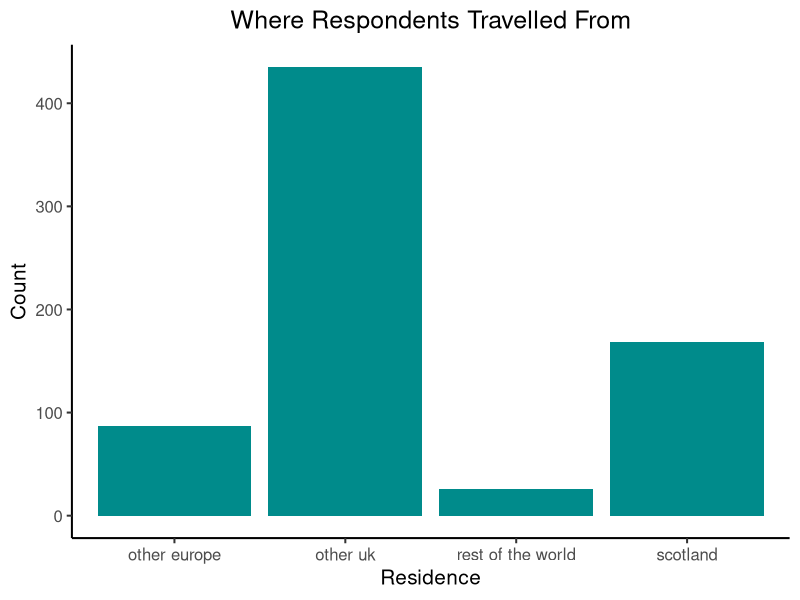
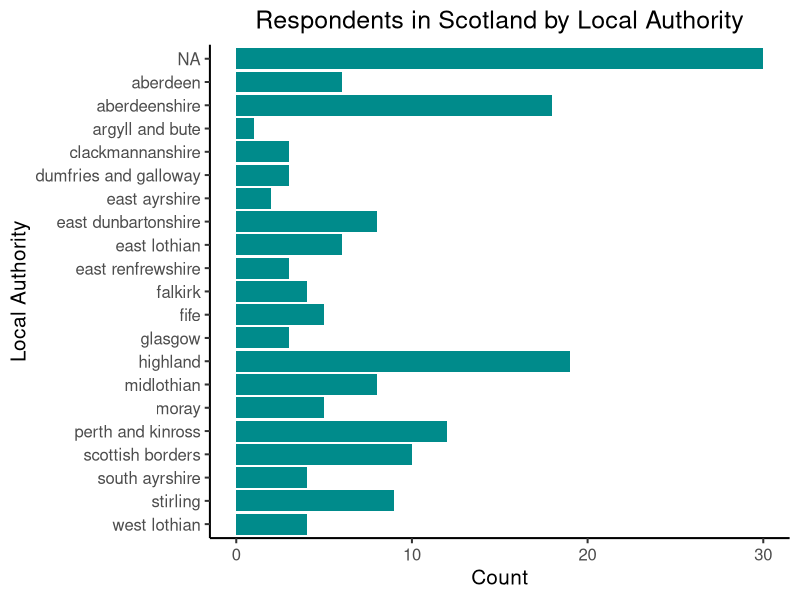
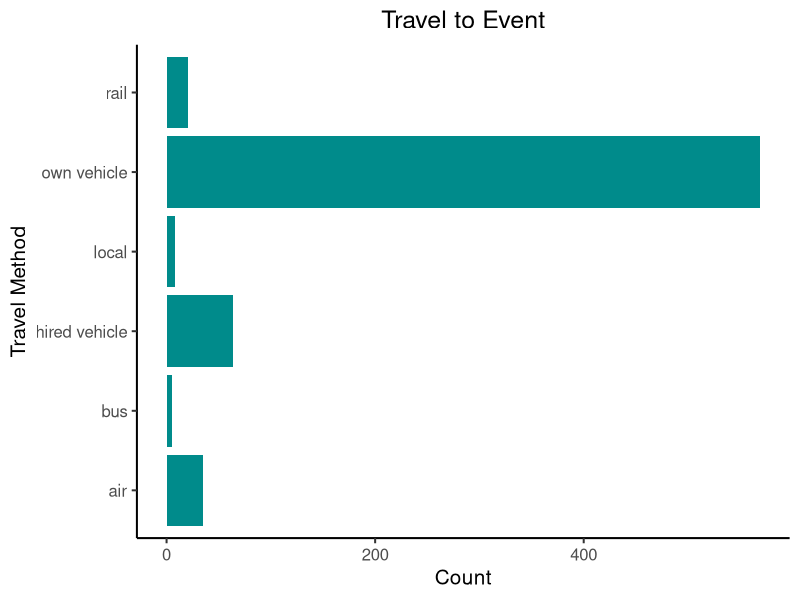
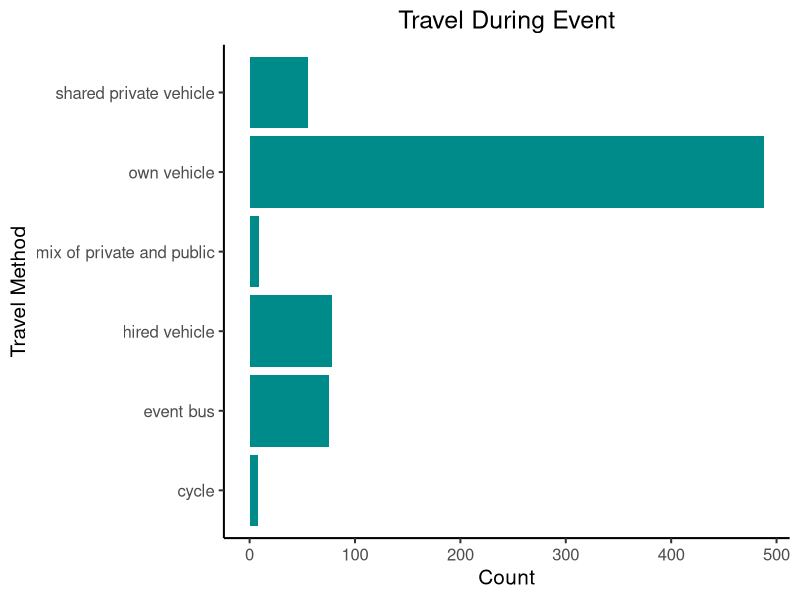
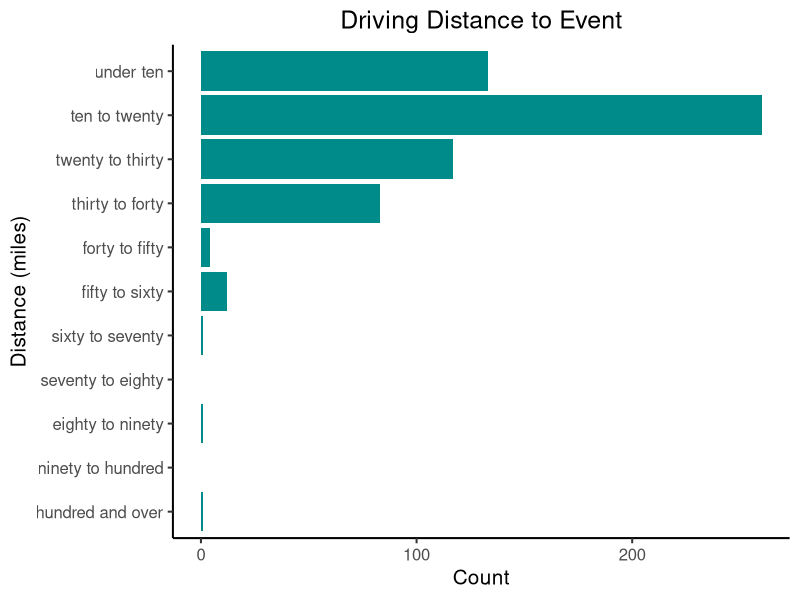
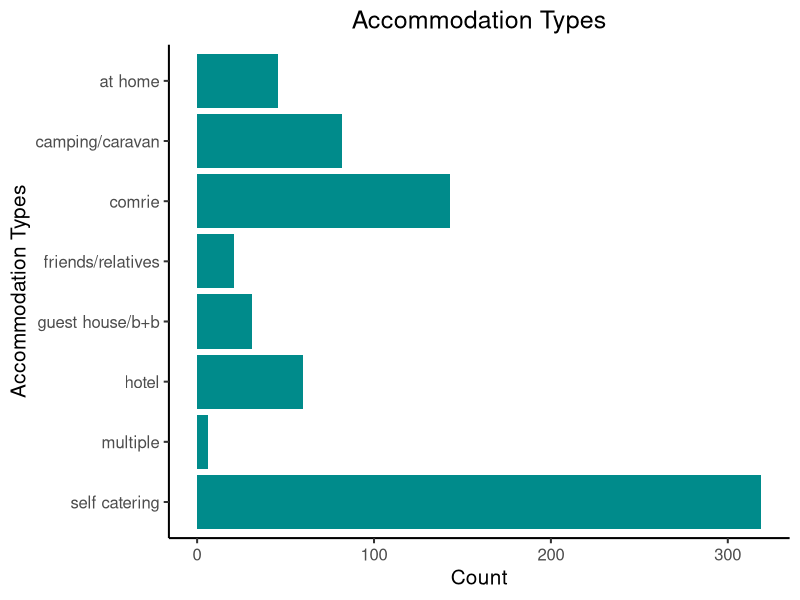
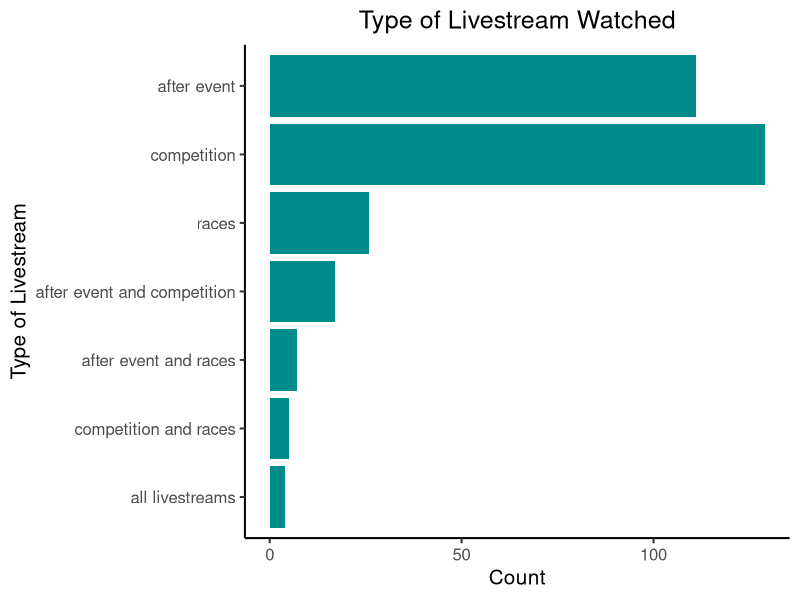
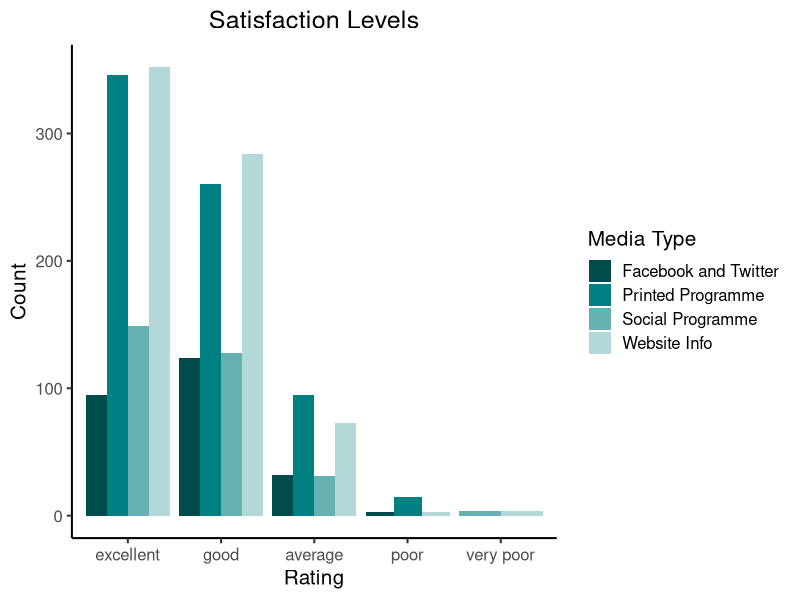

The R script that drew these images, in order:
## ---- chunk 1
knitr::opts_chunk$set(echo = FALSE)
library(tidyverse)
livestream_data <- read_csv("data/synthesised_livestream.csv")
survey_data <- read_csv("data/clean_survey_data.csv")
location_data <- read_csv("data/location_distance_count.csv")
rating_data <- read_csv("data/rating_data.csv")
## ---- chunk 2
# positioning graphs side by side 
survey_data %>% 
  select(residence) %>% 
  count(residence, sort = TRUE) %>% 
  ggplot() +
  geom_col(aes(x = residence, y = n), fill = "#008b8b") +
  labs(
    title = "Where Respondents Travelled From",
    x = "Residence",
    y = "Count"
  ) +
 theme_classic(base_size = 15) +
  theme(plot.title = element_text(hjust = 0.5))
local_authority_vector <- c("aberdeen", "aberdeenshire", "angus", "argyll and bute", "city of edinburgh", "comhairle nan eilean siar", "clackmannanshire", "dumfries and galloway", "dundee", "east ayrshire", "east dunbartonshire", "east lothian", "east renfrewshire", "falkirk", "fife", "glasgow", "highland", "inverclyde", "midlothian", "moray", "north ayrshire", "north lanarkshire", "orkney", "perth and kinross", "scottish borders", "shetland islands", "south ayrshire", "south lanarkshire", "stirling", "west dunbartonshire", "west lothian", "unknown")
local_authority_vector_rev <- rev(local_authority_vector)
survey_data %>% 
 filter(residence == "scotland") %>% 
  filter(local_authority != "unknown") %>% 
  count(local_authority, sort = TRUE) %>% 
    mutate(name = factor(local_authority, levels = local_authority_vector_rev)) %>%
  ggplot() +
  geom_col(aes(x = name, y = n), fill = "#008b8b") +
  coord_flip() +
  labs(title = "Respondents in Scotland by Local Authority",
       x = "Local Authority", y = "Count") +
  theme_classic(base_size = 15) +
   theme(plot.title = element_text(hjust = 0.5))
## ---- chunk 3
survey_data %>% 
  count(travel_method, sort = TRUE) %>% 
  filter(n >= 5) %>% 
  ggplot() +
  geom_col(aes(x = travel_method, y = n), fill = "#008b8b") +
  coord_flip() +
  labs(title = "Travel to Event",
       x = "Travel Method",
       y = "Count") +
  theme_classic(base_size = 15) +
  theme(plot.title = element_text(hjust = 0.5))
survey_data %>% 
  count(event_travel, sort = TRUE) %>% 
  filter(n >= 5) %>% 
  ggplot() +
  geom_col(aes(x = event_travel, y = n),fill = "#008b8b") +
  coord_flip() +
  labs(title = "Travel During Event",
       x = "Travel Method",
       y = "Count") +
  theme_classic(base_size = 15) +
  theme(plot.title = element_text(hjust = 0.5)) 
## ---- chunk 4
# splitting distances gained from the google map distance API into categories
hundred_and_over <- location_data %>% 
  arrange(desc(miles)) %>% 
  filter(miles >= 100) %>% 
  nrow()

ninety_to_hundred <- location_data %>% 
  arrange(desc(miles)) %>% 
  filter(miles >= 90 & miles < 100) %>% 
  nrow()

eighty_to_ninety <- location_data %>% 
  arrange(desc(miles)) %>% 
  filter(miles >= 80 & miles < 90) %>% 
  nrow()

seventy_to_eighty <- location_data %>% 
  arrange(desc(miles)) %>% 
  filter(miles >= 70 & miles < 80) %>% 
  nrow()

sixty_to_seventy <- location_data %>% 
  arrange(desc(miles)) %>% 
  filter(miles >= 60 & miles < 70) %>% 
  nrow()

fifty_to_sixty <- location_data %>% 
  arrange(desc(miles)) %>% 
  filter(miles >= 50 & miles < 60) %>% 
  nrow()

forty_to_fifty <- location_data %>% 
  arrange(desc(miles)) %>% 
  filter(miles >= 40 & miles < 50) %>% 
  nrow()

thirty_to_forty <- location_data %>% 
  arrange(desc(miles)) %>% 
  filter(miles >= 30 & miles < 40) %>% 
  nrow()

twenty_to_thirty <- location_data %>% 
  arrange(desc(miles)) %>% 
  filter(miles >= 20 & miles < 30) %>% 
  nrow()

ten_to_twenty <- location_data %>% 
  arrange(desc(miles)) %>% 
  filter(miles >= 10 & miles < 20) %>% 
  nrow()

under_ten <- location_data %>% 
  arrange(desc(miles)) %>% 
  filter(miles >= 1 & miles < 10) %>% 
  nrow()
# reversing factor levels as graph will be rotated
distance_levels <- rev(c("under ten", "ten to twenty", "twenty to thirty", "thirty to forty", "forty to fifty", "fifty to sixty", "sixty to seventy", "seventy to eighty", "eighty to ninety", "ninety to hundred", "hundred and over"))
location_distance_tibble <- tibble(under_ten, ten_to_twenty, twenty_to_thirty, thirty_to_forty, forty_to_fifty, fifty_to_sixty, sixty_to_seventy, seventy_to_eighty, eighty_to_ninety, ninety_to_hundred, hundred_and_over) %>% 
  pivot_longer(cols = (under_ten: hundred_and_over), 
               names_to = "number_that_stayed",
               values_to = "count") %>% 
 mutate_all(str_replace_all, "_", " ") %>%
  mutate(name = factor(number_that_stayed, (levels = distance_levels))) %>% 
  mutate(count = as.numeric(count)) %>% 
   ggplot() +
  geom_col(aes(x = name, y = count),fill = "#008b8b") +
  coord_flip() +
  theme_classic(base_size = 15) +
  theme(plot.title = element_text(hjust = 0.5)) +
  labs(
    title = "Driving Distance to Event",
    x = "Distance (miles)",
    y = "Count"
  ) 
location_distance_tibble
## ---- chunk 5
survey_data %>% 
  count(accommodation_type, sort = TRUE) %>% 
  filter(n > 5) %>% 
  mutate(name = factor(accommodation_type, levels = c("self catering", "multiple", "hotel", "hostel", "guest house/b+b", "friends/relatives", "comrie", "camping/caravan", "at home"))) %>% 
ggplot() +
  geom_col(aes(x = name, y = n),fill = "#008b8b") +
 coord_flip() +
  labs(title = "Accommodation Types",
    x = "Accommodation Types",
      y = "Count") +
  theme_classic(base_size = 15) +
  theme(plot.title = element_text(hjust = 0.5)) 
  
## ---- chunk 6
# sorting the livestream responses into categories depending on which type(s) of the livestream they interacted with
all_livestreams <- livestream_data %>% 
  filter(livestream_after_event == "1") %>% 
  filter(livestream_competition == "1") %>% 
  filter(livestream_races == "1") %>% 
  nrow()
after_event_and_competition <- livestream_data %>% 
  filter(livestream_after_event == "1") %>% 
  filter(livestream_competition == "1") %>% 
  filter(is.na(livestream_races)) %>% 
  nrow()
after_event_and_races <- livestream_data %>% 
  filter(livestream_after_event == "1") %>% 
  filter(livestream_races == "1") %>% 
  filter(is.na(livestream_competition)) %>% 
  nrow()
competition_and_races <- livestream_data %>% 
  filter(livestream_competition == "1") %>% 
  filter(livestream_races == "1") %>% 
  filter(is.na(livestream_after_event)) %>% 
  nrow()
races <- livestream_data %>% 
  filter(is.na(livestream_after_event)) %>% 
  filter(livestream_races == "1") %>% 
  filter(is.na(livestream_competition)) %>% 
  nrow()
after_event <- livestream_data %>% 
  filter(is.na(livestream_races)) %>% 
  filter(livestream_after_event == "1") %>% 
  filter(is.na(livestream_competition)) %>% 
  nrow()
competition <- livestream_data %>% 
  filter(is.na(livestream_after_event)) %>% 
  filter(livestream_competition == "1") %>% 
  filter(is.na(livestream_races)) %>% 
  nrow()

# graph showing the types of livestream watched 
livestream_tibble <- tibble(races, after_event, competition, competition_and_races, after_event_and_races, after_event_and_competition, all_livestreams) %>% 
  pivot_longer(cols = (races: all_livestreams), 
               names_to = "watched_livestream",
               values_to = "count") %>% 
  mutate_all(str_replace_all,"_", " ") %>%
  mutate(name = factor(watched_livestream, (levels = c("all livestreams", "competition and races", "after event and races", "after event and competition", "races", "competition", "after event")))) %>% 
  mutate(count = as.numeric(count)) %>% 
   ggplot() +
  geom_col(aes(x = name, y = count),fill = "#008b8b") +
  coord_flip() +
  theme_classic(base_size = 15) +
  theme(plot.title = element_text(hjust = 0.5)) +
  labs(
    title = "Type of Livestream Watched",
    x = "Type of Livestream",
    y = "Count"
  ) 
livestream_tibble
## ---- chunk 7
rating_data %>% 
   mutate(name = factor(rating, levels = c("excellent", "good", "average", "poor", "very poor"))) %>% 
  ggplot() +
  geom_bar(aes(x = name, fill = media_type), position = "dodge") +
  scale_fill_manual(values = c("#004c4c", "#008080", "#66b2b2", "#b2d8d8"), name = "Media Type", 
                                        labels = c("Facebook and Twitter",
                                                    "Printed Programme", 
                                                    "Social Programme",
                                                    "Website Info")) +
  theme_classic(base_size = 15) +
   theme(plot.title = element_text(hjust = 0.5)) +
  labs(title = "Satisfaction Levels", 
       x = "Rating", 
       y = "Count") 
